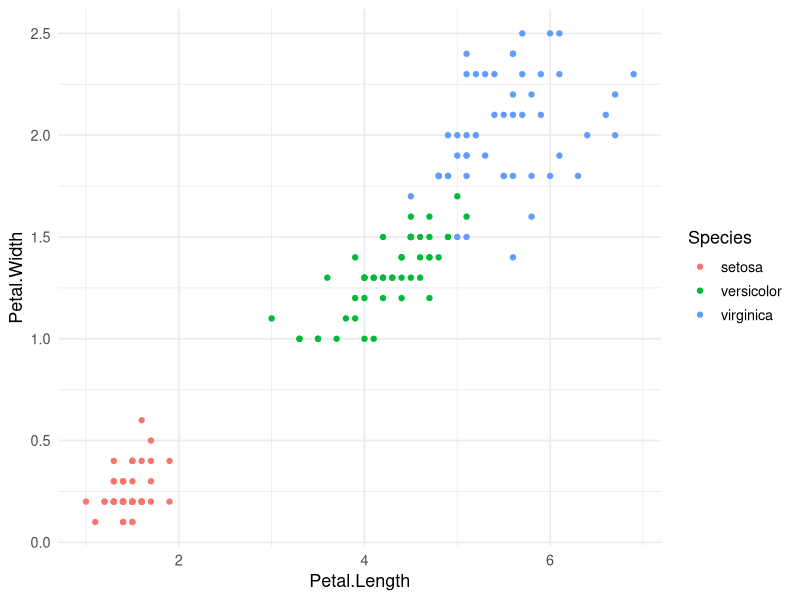
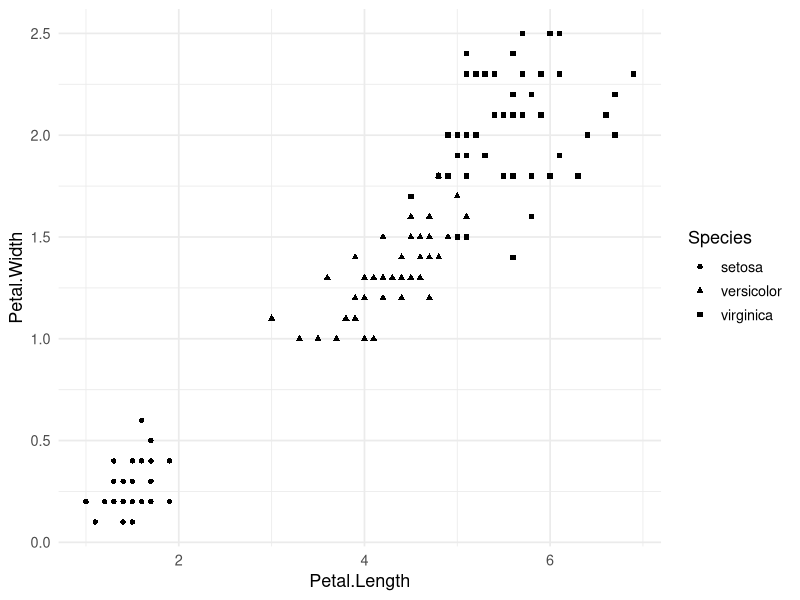
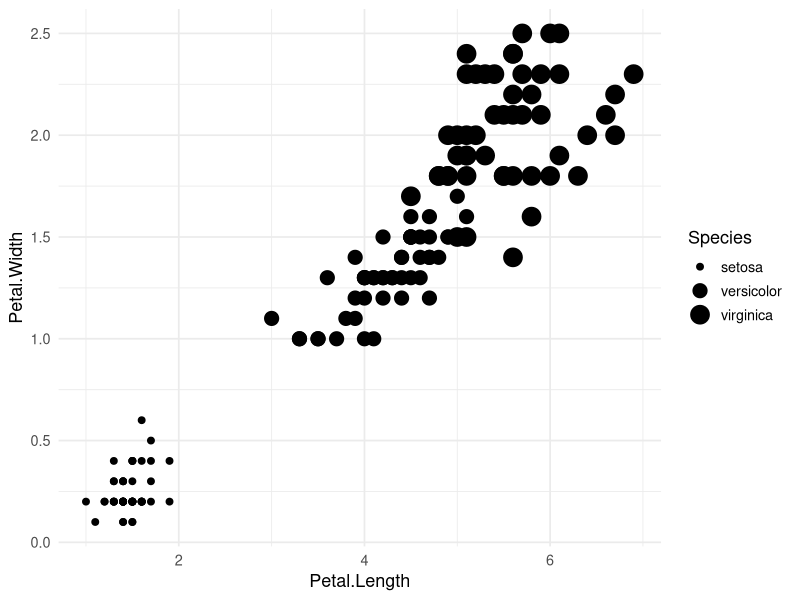
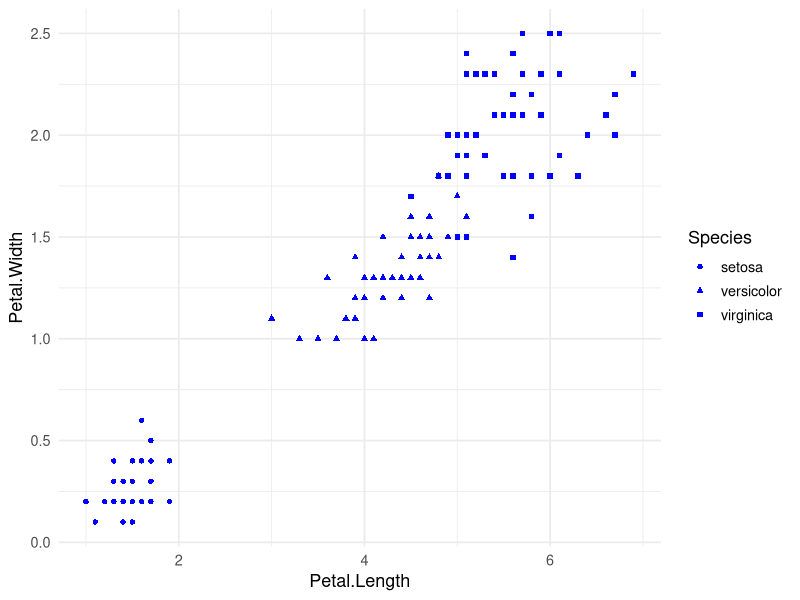
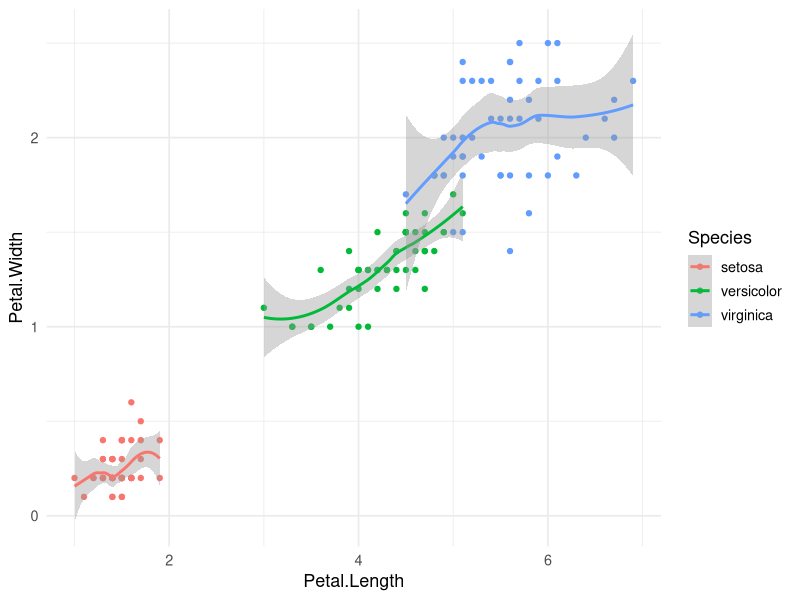
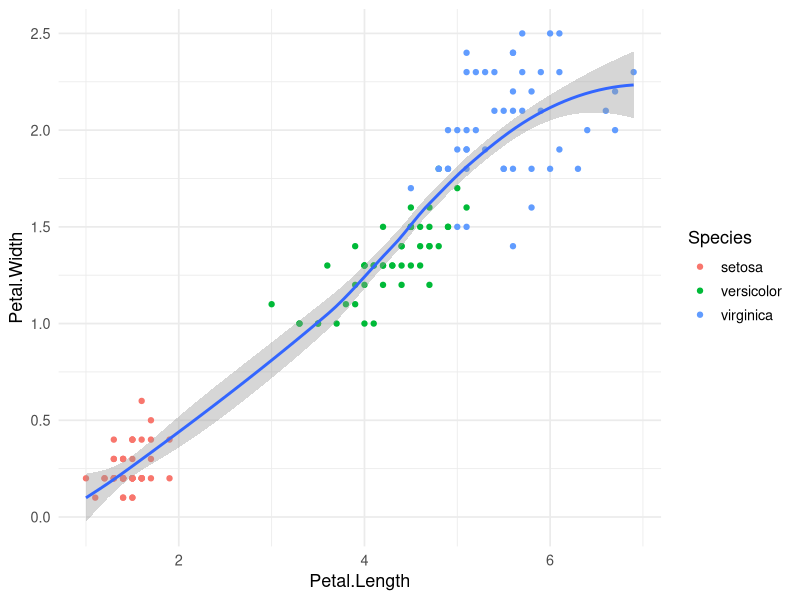
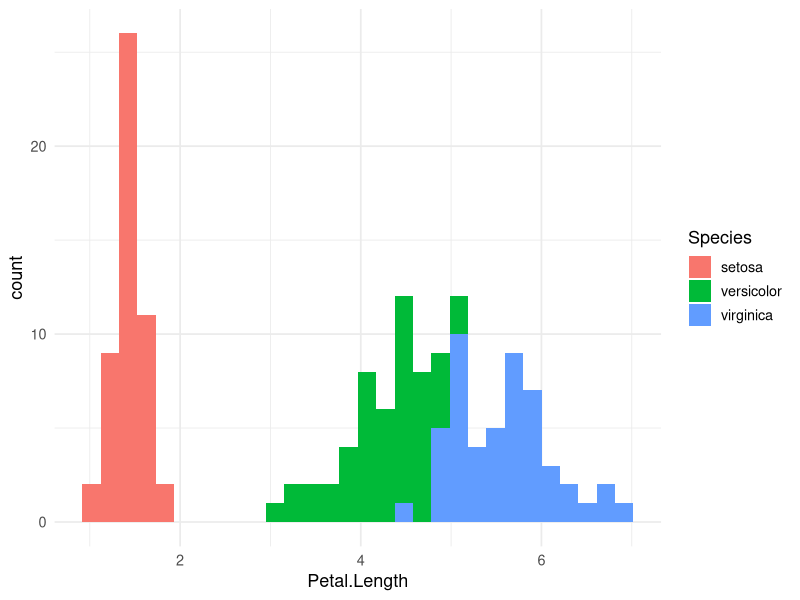
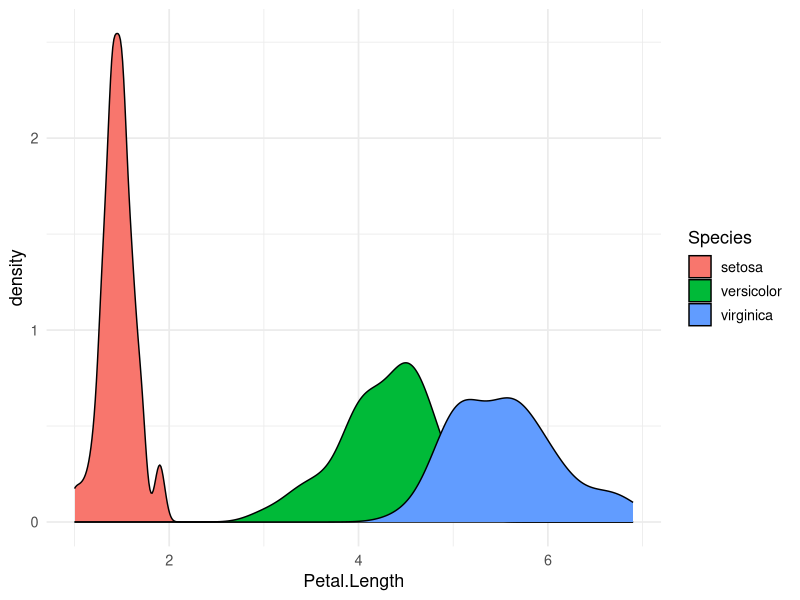

Write the R code that produced these figures, in order.
## ---- chunk 1
knitr::opts_chunk$set(echo = TRUE, eval = TRUE, message = TRUE, cache = FALSE)
knitr::opts_knit$set(root.dir = here::here("content/codeclub/S05E09"))
## ---- chunk 2
# If you don't have the tidyverse installed, first do so as follows:
# install.packages("tidyverse")

# If you have the tidyverse installed, you only need to load it:
library(tidyverse)
## ---- chunk 3
# - Overview of themes: https://ggplot2.tidyverse.org/reference/ggtheme.html
# - The default base_size is 11, setting to 13 will make any text larger
theme_set(theme_minimal(base_size = 13))
## ---- chunk 4
head(iris)
## ---- chunk 5
# Recall: wrapping code inside "aes()" conveys that we are mapping aesthetics
ggplot(data = iris,
       mapping = aes(x = Petal.Length, y = Petal.Width, color = Species)) +
  geom_point()
## ---- chunk 6
ggplot(data = iris,
       mapping = aes(x = Petal.Length, y = Petal.Width, shape = Species)) +
  geom_point()
## ---- chunk 7
ggplot(data = iris,
       mapping = aes(x = Petal.Length, y = Petal.Width, size = Species)) +
  geom_point()
## ---- chunk 8
ggplot(data = iris,
       mapping = aes(x = Petal.Length, y = Petal.Width, shape = Species)) +
  geom_point(color = "blue")
## ---- chunk 9
ggplot(data = iris,
       mapping = aes(x = Petal.Length, y = Petal.Width, color = Species)) +
  geom_point() +
  geom_smooth()
## ---- chunk 10
ggplot(data = iris,
       mapping = aes(x = Petal.Length, y = Petal.Width)) +
  geom_point(mapping = aes(color = Species)) +
  geom_smooth()
## ---- chunk 11
ggplot(data = iris,
       mapping = aes(x = Petal.Length, fill = Species)) +
  geom_histogram()
## ---- chunk 12
ggplot(data = iris,
       mapping = aes(x = Petal.Length, fill = Species)) +
  geom_density()
## ---- chunk 13
ggplot(data = iris,
       mapping = aes(y = Petal.Length, x = Species, fill = Species)) +
  geom_boxplot()
## ---- chunk 14
ggplot(data = iris,
       mapping = aes(y = Petal.Length, x = Species, fill = Species)) +
  geom_violin()
## ---- chunk 15
library(ggridges)

ggplot(data = iris,
       mapping = aes(x = Sepal.Length, y = Species, fill = Species)) +
  geom_density_ridges(alpha = 0.5)
## ---- chunk 16
head(mpg)
## ---- chunk 17
ggplot(data = mpg,
       mapping = aes(x = hwy, y = drv, fill = drv)) +
  geom_density_ridges(alpha = 0.5)
## ---- chunk 18
ggplot(data = mpg,
       mapping = aes(x = hwy, y = drv, fill = drv, color = drv)) +
  geom_density_ridges(alpha = 0.5)
## ---- chunk 19
ggplot(data = mpg,
       mapping = aes(x = hwy, y = drv, fill = drv, color = drv)) +
  geom_density_ridges(alpha = 0.5, show.legend = FALSE)
## ---- chunk 20
ggplot(data = mpg) + 
  geom_point(mapping = aes(x = displ, y = hwy, color = "blue"))
## ---- chunk 21
ggplot(data = mpg) + 
  geom_point(mapping = aes(x = displ, y = hwy),
             color = "blue")
## ---- chunk 22
ggplot(data = mpg) + 
  geom_point(mapping = aes(x = displ, y = hwy, color = displ < 5))
## ---- chunk 23
mpg$displ < 5
